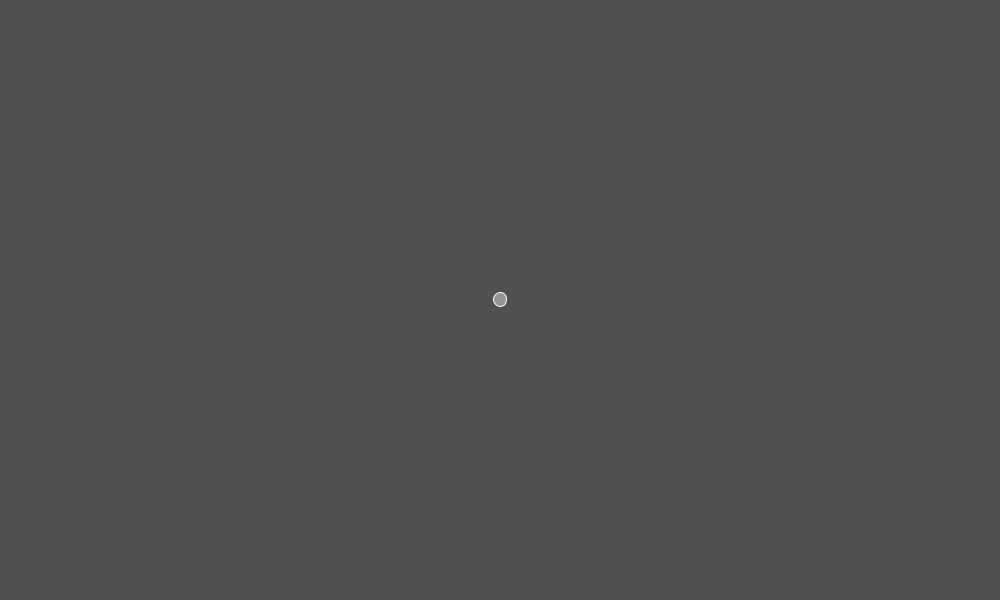
Frame 1 (no input)
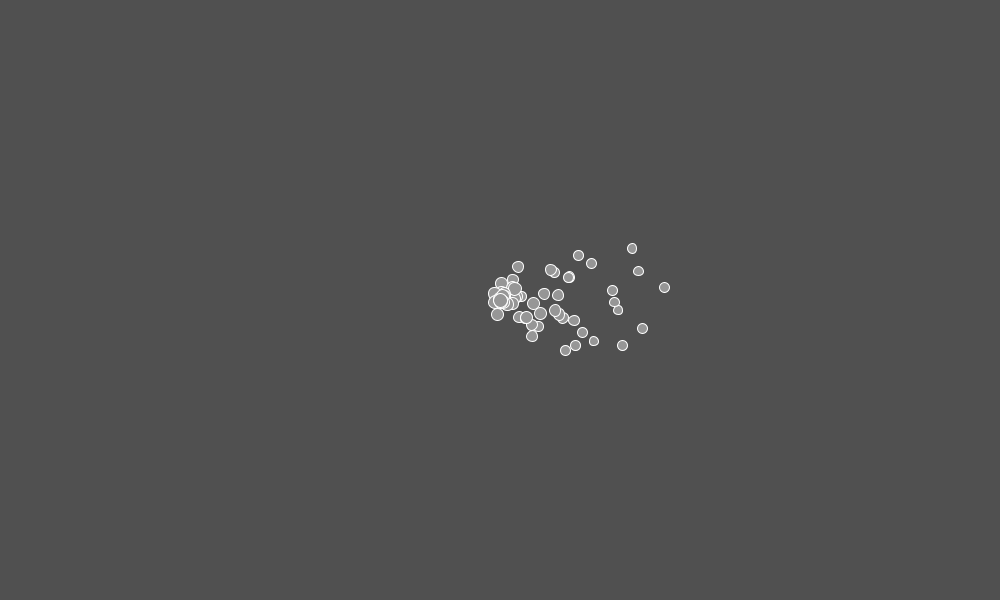
Frame 60 (the mouse pressed at the canvas centre just before this capture)
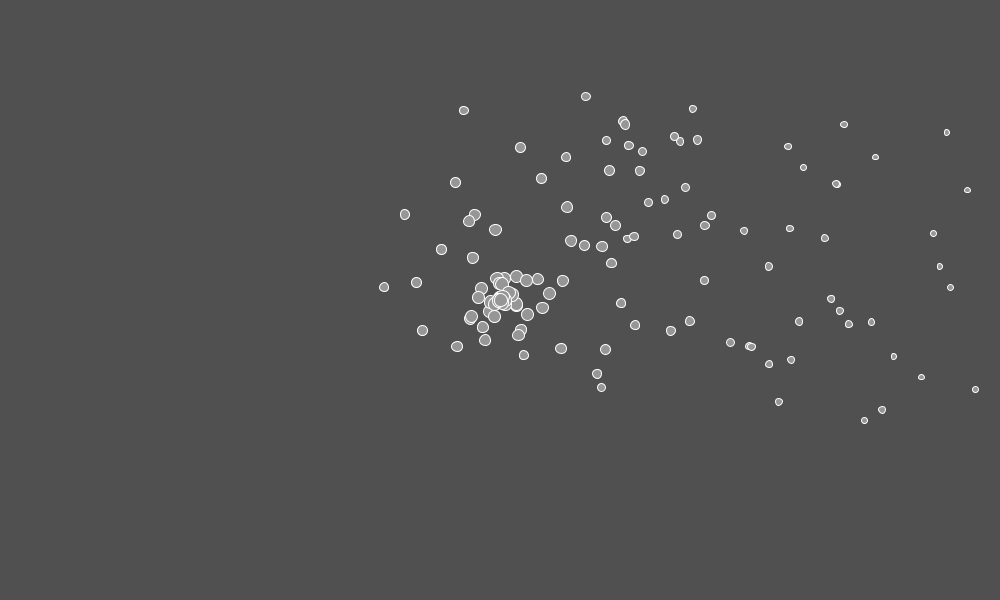
Frame 120 (the mouse held since frame 60 and released just before this capture)

The Processing sketch that drew these frames (run headless with seeded random() and noise(); from frame 60 on, the mouse is pressed at the canvas centre):

// Processing sketch: w10_particleForces
// ── w10_particleForces.pde
ArrayList<Particle> particles = new ArrayList<Particle>();
float x;
float y;

void setup() {
  size(1000, 600);
  background(50);
}

void draw() {
  background(80);
  
  particles.add(new Particle(width/2, height/2));

      
  for (int i = 0; i < particles.size(); i++) {
    Particle p = particles.get(i);
    p.addAttract(mouseX, mouseY, 5);
    p.addRepel(mouseX, mouseY, 20);
    p.addRepel(random(200,300),random(500,520), 10);
    p.addRepel(random(700,750), random(530,600), 5);
        
    p.update();
    //particles.add(new Particle(p.x,p.y));
    p.display();

  
    
    if (p.life < 0) {
      particles.remove(i);
    }
  }
}

  
// ── Force.pde
class Force{
  
  
}
// ── Particle.pde
class Particle {
  PVector pos;
  PVector vel;
  PVector acc;
  float life;
  float maxSpeed;


  Particle(float x, float y) {
    pos = new PVector(x, y);
    vel = new PVector(random(-1, 1), random(-1, 1));
    acc = new PVector(0, 0);
    life = 200;
    maxSpeed = 30;
  }

  void update() {

    acc.mult(0.5);
    vel.add(acc);
    vel.limit(maxSpeed);
    pos.add(vel);
   

    life--;
  }

  void display() {
    float s = map(life, 300, 0, 20, 0);
    fill(150);
    stroke(255);
    ellipse(pos.x, pos.y, s, s);
  }

  void addAttract(float x, float y, float maxForce) {
    float angle = atan2(y - pos.y, x - pos.x);
    float forceStr = maxForce / (1 + dist(pos.x, x, pos.y, y));
    PVector newForce = new PVector(cos(angle), sin(angle));
    newForce = newForce.mult(forceStr);
    acc.add(newForce);
  }
  
  void addRepel(float x, float y, float maxForce) {
     float angle = atan2(pos.y-y, pos.x-x);
    float forceStr = maxForce / (1 + dist(pos.x, x, pos.y, y));
    PVector newForce = new PVector(cos(angle), sin(angle));
    newForce = newForce.mult(forceStr);
    acc.add(newForce);
    
  }
  
 
}
